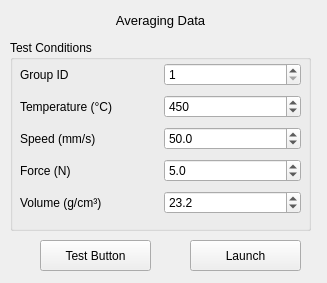
<?xml version="1.0" encoding="UTF-8"?>
<ui version="4.0">
 <class>AveragingDataWidget</class>
 <widget class="QWidget" name="AveragingDataWidget">
  <property name="geometry">
   <rect>
    <x>0</x>
    <y>0</y>
    <width>327</width>
    <height>283</height>
   </rect>
  </property>
  <property name="windowTitle">
   <string>Form</string>
  </property>
  <widget class="QPushButton" name="averageData_btn">
   <property name="geometry">
    <rect>
     <x>190</x>
     <y>240</y>
     <width>111</width>
     <height>31</height>
    </rect>
   </property>
   <property name="sizePolicy">
    <sizepolicy hsizetype="Expanding" vsizetype="Fixed">
     <horstretch>0</horstretch>
     <verstretch>0</verstretch>
    </sizepolicy>
   </property>
   <property name="font">
    <font>
     <pointsize>9</pointsize>
    </font>
   </property>
   <property name="text">
    <string>Launch</string>
   </property>
  </widget>
  <widget class="QLabel" name="title">
   <property name="geometry">
    <rect>
     <x>50</x>
     <y>10</y>
     <width>221</width>
     <height>21</height>
    </rect>
   </property>
   <property name="sizePolicy">
    <sizepolicy hsizetype="Preferred" vsizetype="Preferred">
     <horstretch>0</horstretch>
     <verstretch>0</verstretch>
    </sizepolicy>
   </property>
   <property name="font">
    <font>
     <pointsize>10</pointsize>
    </font>
   </property>
   <property name="text">
    <string>Averaging Data</string>
   </property>
   <property name="alignment">
    <set>Qt::AlignCenter</set>
   </property>
   <property name="wordWrap">
    <bool>true</bool>
   </property>
  </widget>
  <widget class="QGroupBox" name="groupBox">
   <property name="geometry">
    <rect>
     <x>10</x>
     <y>40</y>
     <width>301</width>
     <height>191</height>
    </rect>
   </property>
   <property name="title">
    <string>Test Conditions</string>
   </property>
   <widget class="QWidget" name="gridLayoutWidget">
    <property name="geometry">
     <rect>
      <x>10</x>
      <y>20</y>
      <width>281</width>
      <height>161</height>
     </rect>
    </property>
    <layout class="QGridLayout" name="gridLayout">
     <item row="0" column="1">
      <widget class="QSpinBox" name="groupID_spinBox">
       <property name="font">
        <font>
         <pointsize>9</pointsize>
        </font>
       </property>
       <property name="inputMethodHints">
        <set>Qt::ImhDigitsOnly</set>
       </property>
       <property name="correctionMode">
        <enum>QAbstractSpinBox::CorrectToPreviousValue</enum>
       </property>
       <property name="minimum">
        <number>1</number>
       </property>
       <property name="value">
        <number>1</number>
       </property>
      </widget>
     </item>
     <item row="3" column="0">
      <widget class="QLabel" name="force_label">
       <property name="font">
        <font>
         <pointsize>9</pointsize>
        </font>
       </property>
       <property name="text">
        <string>Force (N)</string>
       </property>
      </widget>
     </item>
     <item row="2" column="0">
      <widget class="QLabel" name="speed_label">
       <property name="font">
        <font>
         <pointsize>9</pointsize>
        </font>
       </property>
       <property name="text">
        <string>Speed (mm/s)</string>
       </property>
      </widget>
     </item>
     <item row="4" column="1">
      <widget class="QDoubleSpinBox" name="volume_spinBox">
       <property name="font">
        <font>
         <pointsize>9</pointsize>
        </font>
       </property>
       <property name="decimals">
        <number>1</number>
       </property>
       <property name="value">
        <double>23.199999999999999</double>
       </property>
      </widget>
     </item>
     <item row="1" column="0">
      <widget class="QLabel" name="temperature_label">
       <property name="font">
        <font>
         <pointsize>9</pointsize>
        </font>
       </property>
       <property name="text">
        <string>Temperature (°C)</string>
       </property>
      </widget>
     </item>
     <item row="4" column="0">
      <widget class="QLabel" name="volume_label">
       <property name="font">
        <font>
         <pointsize>9</pointsize>
        </font>
       </property>
       <property name="text">
        <string>Volume (g/cm³)</string>
       </property>
      </widget>
     </item>
     <item row="1" column="1">
      <widget class="QSpinBox" name="temperature_SpinBox">
       <property name="font">
        <font>
         <pointsize>9</pointsize>
        </font>
       </property>
       <property name="inputMethodHints">
        <set>Qt::ImhDigitsOnly</set>
       </property>
       <property name="correctionMode">
        <enum>QAbstractSpinBox::CorrectToPreviousValue</enum>
       </property>
       <property name="minimum">
        <number>0</number>
       </property>
       <property name="maximum">
        <number>1000</number>
       </property>
       <property name="value">
        <number>450</number>
       </property>
      </widget>
     </item>
     <item row="2" column="1">
      <widget class="QDoubleSpinBox" name="speed_spinBox">
       <property name="font">
        <font>
         <pointsize>9</pointsize>
        </font>
       </property>
       <property name="decimals">
        <number>1</number>
       </property>
       <property name="maximum">
        <double>300.000000000000000</double>
       </property>
       <property name="value">
        <double>50.000000000000000</double>
       </property>
      </widget>
     </item>
     <item row="3" column="1">
      <widget class="QDoubleSpinBox" name="force_spinBox">
       <property name="font">
        <font>
         <pointsize>9</pointsize>
        </font>
       </property>
       <property name="decimals">
        <number>1</number>
       </property>
       <property name="value">
        <double>5.000000000000000</double>
       </property>
      </widget>
     </item>
     <item row="0" column="0">
      <widget class="QLabel" name="groupID_label">
       <property name="font">
        <font>
         <pointsize>9</pointsize>
        </font>
       </property>
       <property name="text">
        <string>Group ID</string>
       </property>
      </widget>
     </item>
    </layout>
   </widget>
  </widget>
  <widget class="QPushButton" name="test_btn">
   <property name="geometry">
    <rect>
     <x>40</x>
     <y>240</y>
     <width>111</width>
     <height>31</height>
    </rect>
   </property>
   <property name="sizePolicy">
    <sizepolicy hsizetype="Expanding" vsizetype="Fixed">
     <horstretch>0</horstretch>
     <verstretch>0</verstretch>
    </sizepolicy>
   </property>
   <property name="font">
    <font>
     <pointsize>9</pointsize>
    </font>
   </property>
   <property name="text">
    <string>Test Button</string>
   </property>
  </widget>
  <zorder>averageData_btn</zorder>
  <zorder>groupBox</zorder>
  <zorder>title</zorder>
  <zorder>test_btn</zorder>
 </widget>
 <resources/>
 <connections/>
</ui>
